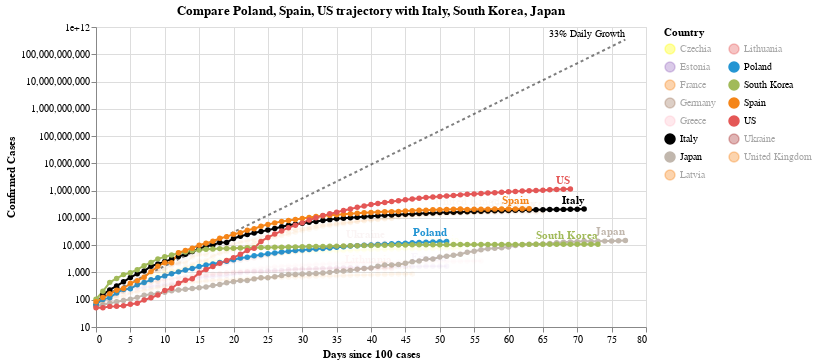

Here is the notebook cell this chart was saved with:
### Code cell
#hide_input
chart2 = make_since_chart(['Poland', 'Spain', 'US'])
chart2

### Figure 1 — Vega-Lite specification as saved in the notebook (floating-point values rounded to 4 significant figures; data arrays with more than 128 entries replaced by an {"elided": "..."} marker saying what was removed)
{"config": {"view": {"continuousWidth": 400, "continuousHeight": 300}}, "layer": [{"mark": {"type": "line", "color": "black", "opacity": 0.5, "strokeDash": [3, 3]}, "encoding": {"x": {"type": "quantitative", "field": "Days since 100 cases"}, "y": {"type": "quantitative", "field": "Confirmed Cases"}}}, {"mark": {"type": "text", "align": "right", "dy": -6, "fontSize": 10, "text": "33% Daily Growth"}, "encoding": {"x": {"type": "quantitative", "field": "Days since 100 cases"}, "y": {"type": "quantitative", "field": "Confirmed Cases"}}, "transform": [{"filter": "(datum['Days since 100 cases'] >= 77)"}]}, {"data": {"name": "data-320a4627f8a6ec28238f20deef5314bb"}, "mark": {"type": "line", "point": true}, "encoding": {"color": {"type": "nominal", "field": "Country", "legend": {"columns": 2}, "scale": {"domain": ["Czechia", "Estonia", "France", "Germany", "Greece", "Italy", "Japan", "Latvia", "Lithuania", "Poland", "South Korea", "Spain", "US", "Ukraine", "United Kingdom"], "range": ["yellow", "#9467bd", "#F58518", "#9D755D", "pink", "black", "#C1B7AD", "#F58518", "#E45756", "#2495D3", "#A1BA59", "#F58518", "#E45756", "brown", "#F58518"]}}, "opacity": {"condition": {"value": 1, "selection": "selector004"}, "value": 0.05}, "tooltip": [{"type": "nominal", "field": "Country"}, {"type": "temporal", "field": "Date"}, {"type": "quantitative", "field": "Confirmed Cases"}, {"type": "quantitative", "field": "Days since 100 cases"}], "x": {"type": "quantitative", "field": "Days since 100 cases"}, "y": {"type": "quantitative", "field": "Confirmed Cases", "scale": {"type": "log"}}}, "selection": {"selector004": {"type": "multi", "fields": ["Country"], "bind": "legend", "init": [{"Country": "Poland"}, {"Country": "Spain"}, {"Country": "US"}, {"Country": "Italy"}, {"Country": "South Korea"}, {"Country": "Japan"}]}}, "width": 550}, {"data": {"name": "data-320a4627f8a6ec28238f20deef5314bb"}, "mark": {"type": "text", "align": "right", "dy": -8, "fontWeight": "bold"}, "encoding": {"color": {"type": "nominal", "field": "Country", "legend": {"columns": 2}, "scale": {"domain": ["Czechia", "Estonia", "France", "Germany", "Greece", "Italy", "Japan", "Latvia", "Lithuania", "Poland", "South Korea", "Spain", "US", "Ukraine", "United Kingdom"], "range": ["yellow", "#9467bd", "#F58518", "#9D755D", "pink", "black", "#C1B7AD", "#F58518", "#E45756", "#2495D3", "#A1BA59", "#F58518", "#E45756", "brown", "#F58518"]}}, "opacity": {"condition": {"value": 1, "selection": "selector004"}, "value": 0.05}, "text": {"type": "nominal", "field": "Country"}, "tooltip": [{"type": "nominal", "field": "Country"}, {"type": "temporal", "field": "Date"}, {"type": "quantitative", "field": "Confirmed Cases"}, {"type": "quantitative", "field": "Days since 100 cases"}], "x": {"type": "quantitative", "field": "Days since 100 cases"}, "y": {"type": "quantitative", "field": "Confirmed Cases", "scale": {"type": "log"}}}, "transform": [{"filter": "(datum['Date'] >= 1588464000000)"}], "width": 550}], "data": {"name": "data-f13e933dd0db30f333d211acdcb94d2e"}, "title": "Compare Poland, Spain, US trajectory with Italy, South Korea, Japan", "$schema": "https://vega.github.io/schema/vega-lite/v4.0.2.json", "datasets": {"data-f13e933dd0db30f333d211acdcb94d2e": [{"Days since 100 cases": 0, "Confirmed Cases": 100.0}, {"Days since 100 cases": 1, "Confirmed Cases": 133.0}, {"Days since 100 cases": 2, "Confirmed Cases": 176.9}, {"Days since 100 cases": 3, "Confirmed Cases": 235.3}, {"Days since 100 cases": 4, "Confirmed Cases": 312.9}, {"Days since 100 cases": 5, "Confirmed Cases": 416.2}, {"Days since 100 cases": 6, "Confirmed Cases": 553.5}, {"Days since 100 cases": 7, "Confirmed Cases": 736.1}, {"Days since 100 cases": 8, "Confirmed Cases": 979.1}, {"Days since 100 cases": 9, "Confirmed Cases": 1302.0}, {"Days since 100 cases": 10, "Confirmed Cases": 1732.0}, {"Days since 100 cases": 11, "Confirmed Cases": 2303.0}, {"Days since 100 cases": 12, "Confirmed Cases": 3064.0}, {"Days since 100 cases": 13, "Confirmed Cases": 4074.0}, {"Days since 100 cases": 14, "Confirmed Cases": 5419.0}, {"Days since 100 cases": 15, "Confirmed Cases": 7207.0}, {"Days since 100 cases": 16, "Confirmed Cases": 9586.0}, {"Days since 100 cases": 17, "Confirmed Cases": 12750.0}, {"Days since 100 cases": 18, "Confirmed Cases": 16960.0}, {"Days since 100 cases": 19, "Confirmed Cases": 22550.0}, {"Days since 100 cases": 20, "Confirmed Cases": 29990.0}, {"Days since 100 cases": 21, "Confirmed Cases": 39890.0}, {"Days since 100 cases": 22, "Confirmed Cases": 53060.0}, {"Days since 100 cases": 23, "Confirmed Cases": 70560.0}, {"Days since 100 cases": 24, "Confirmed Cases": 93850.0}, {"Days since 100 cases": 25, "Confirmed Cases": 124800.0}, {"Days since 100 cases": 26, "Confirmed Cases": 166000.0}, {"Days since 100 cases": 27, "Confirmed Cases": 220800.0}, {"Days since 100 cases": 28, "Confirmed Cases": 293700.0}, {"Days since 100 cases": 29, "Confirmed Cases": 390600.0}, {"Days since 100 cases": 30, "Confirmed Cases": 519500.0}, {"Days since 100 cases": 31, "Confirmed Cases": 690900.0}, {"Days since 100 cases": 32, "Confirmed Cases": 918900.0}, {"Days since 100 cases": 33, "Confirmed Cases": 1222000.0}, {"Days since 100 cases": 34, "Confirmed Cases": 1625000.0}, {"Days since 100 cases": 35, "Confirmed Cases": 2162000.0}, {"Days since 100 cases": 36, "Confirmed Cases": 2875000.0}, {"Days since 100 cases": 37, "Confirmed Cases": 3824000.0}, {"Days since 100 cases": 38, "Confirmed Cases": 5086000.0}, {"Days since 100 cases": 39, "Confirmed Cases": 6764000.0}, {"Days since 100 cases": 40, "Confirmed Cases": 8996000.0}, {"Days since 100 cases": 41, "Confirmed Cases": 11970000.0}, {"Days since 100 cases": 42, "Confirmed Cases": 15910000.0}, {"Days since 100 cases": 43, "Confirmed Cases": 21170000.0}, {"Days since 100 cases": 44, "Confirmed Cases": 28150000.0}, {"Days since 100 cases": 45, "Confirmed Cases": 37440000.0}, {"Days since 100 cases": 46, "Confirmed Cases": 49790000.0}, {"Days since 100 cases": 47, "Confirmed Cases": 66230000.0}, {"Days since 100 cases": 48, "Confirmed Cases": 88080000.0}, {"Days since 100 cases": 49, "Confirmed Cases": 117100000.0}, {"Days since 100 cases": 50, "Confirmed Cases": 155800000.0}, {"Days since 100 cases": 51, "Confirmed Cases": 207200000.0}, {"Days since 100 cases": 52, "Confirmed Cases": 275600000.0}, {"Days since 100 cases": 53, "Confirmed Cases": 366600000.0}, {"Days since 100 cases": 54, "Confirmed Cases": 487500000.0}, {"Days since 100 cases": 55, "Confirmed Cases": 648400000.0}, {"Days since 100 cases": 56, "Confirmed Cases": 862400000.0}, {"Days since 100 cases": 57, "Confirmed Cases": 1147000000.0}, {"Days since 100 cases": 58, "Confirmed Cases": 1525000000.0}, {"Days since 100 cases": 59, "Confirmed Cases": 2029000000.0}, {"Days since 100 cases": 60, "Confirmed Cases": 2698000000.0}, {"Days since 100 cases": 61, "Confirmed Cases": 3589000000.0}, {"Days since 100 cases": 62, "Confirmed Cases": 4773000000.0}, {"Days since 100 cases": 63, "Confirmed Cases": 6348000000.0}, {"Days since 100 cases": 64, "Confirmed Cases": 8443000000.0}, {"Days since 100 cases": 65, "Confirmed Cases": 11230000000.0}, {"Days since 100 cases": 66, "Confirmed Cases": 14940000000.0}, {"Days since 100 cases": 67, "Confirmed Cases": 19860000000.0}, {"Days since 100 cases": 68, "Confirmed Cases": 26420000000.0}, {"Days since 100 cases": 69, "Confirmed Cases": 35140000000.0}, {"Days since 100 cases": 70, "Confirmed Cases": 46730000000.0}, {"Days since 100 cases": 71, "Confirmed Cases": 62150000000.0}, {"Days since 100 cases": 72, "Confirmed Cases": 82660000000.0}, {"Days since 100 cases": 73, "Confirmed Cases": 109900000000.0}, {"Days since 100 cases": 74, "Confirmed Cases": 146200000000.0}, {"Days since 100 cases": 75, "Confirmed Cases": 194500000000.0}, {"Days since 100 cases": 76, "Confirmed Cases": 258700000000.0}, {"Days since 100 cases": 77, "Confirmed Cases": 344000000000.0}], "data-320a4627f8a6ec28238f20deef5314bb": {"elided": "900 records"}}}
